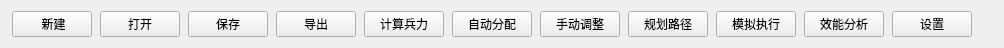
     <widget class="QWidget" name="iconToolbarWidget" native="true">
      <property name="minimumSize">
       <size>
        <width>0</width>
        <height>48</height>
       </size>
      </property>
      <property name="maximumSize">
       <size>
        <width>16777215</width>
        <height>48</height>
       </size>
      </property>
      <property name="styleSheet">
       <string notr="true"/>
      </property>
      <layout class="QHBoxLayout" name="horizontalLayout_3">
       <property name="spacing">
        <number>8</number>
       </property>
       <property name="leftMargin">
        <number>12</number>
       </property>
       <property name="topMargin">
        <number>4</number>
       </property>
       <property name="rightMargin">
        <number>12</number>
       </property>
       <property name="bottomMargin">
        <number>4</number>
       </property>
       <item>
        <widget class="QPushButton" name="newButton">
         <property name="text">
          <string> 新建</string>
         </property>
        </widget>
       </item>
       <item>
        <widget class="QPushButton" name="openButton">
         <property name="text">
          <string>打开</string>
         </property>
        </widget>
       </item>
       <item>
        <widget class="QPushButton" name="saveButton">
         <property name="text">
          <string>保存</string>
         </property>
        </widget>
       </item>
       <item>
        <widget class="QPushButton" name="exportButton">
         <property name="text">
          <string>导出</string>
         </property>
        </widget>
       </item>
       <item>
        <widget class="QPushButton" name="calculateForceButton">
         <property name="text">
          <string>计算兵力</string>
         </property>
        </widget>
       </item>
       <item>
        <widget class="QPushButton" name="automaticAllocationButton">
         <property name="text">
          <string>自动分配</string>
         </property>
        </widget>
       </item>
       <item>
        <widget class="QPushButton" name="manualAdjustButton">
         <property name="text">
          <string>手动调整</string>
         </property>
        </widget>
       </item>
       <item>
        <widget class="QPushButton" name="planPathButton">
         <property name="text">
          <string>规划路径</string>
         </property>
        </widget>
       </item>
       <item>
        <widget class="QPushButton" name="simulateButton">
         <property name="text">
          <string>模拟执行</string>
         </property>
        </widget>
       </item>
       <item>
        <widget class="QPushButton" name="analyzeEffectivenessButton">
         <property name="text">
          <string>效能分析</string>
         </property>
        </widget>
       </item>
       <item>
        <widget class="QPushButton" name="settingsButton">
         <property name="text">
          <string>设置</string>
         </property>
        </widget>
       </item>
       <item>
        <spacer name="horizontalSpacer_6">
         <property name="orientation">
          <enum>Qt::Horizontal</enum>
         </property>
         <property name="sizeHint" stdset="0">
          <size>
           <width>20</width>
           <height>20</height>
          </size>
         </property>
        </spacer>
       </item>
      </layout>
     </widget>
